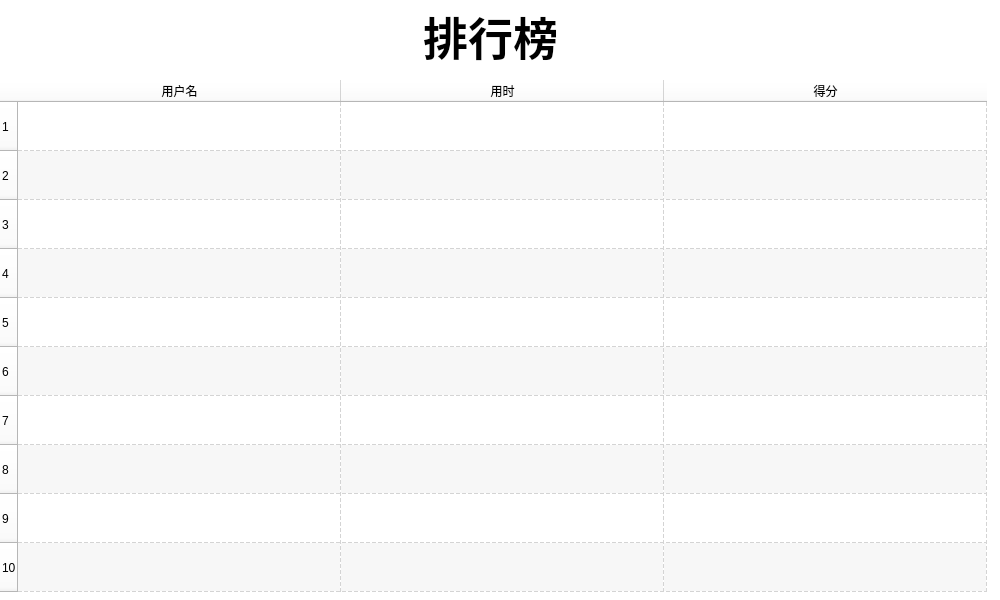
<?xml version="1.0" encoding="UTF-8"?>
<ui version="4.0">
 <class>Dialog</class>
 <widget class="QDialog" name="Dialog">
  <property name="geometry">
   <rect>
    <x>0</x>
    <y>0</y>
    <width>1000</width>
    <height>600</height>
   </rect>
  </property>
  <property name="windowTitle">
   <string>Dialog</string>
  </property>
  <property name="styleSheet">
   <string notr="true">background-color:rgb(255, 255, 255)</string>
  </property>
  <widget class="QTableWidget" name="tableWidget">
   <property name="geometry">
    <rect>
     <x>0</x>
     <y>80</y>
     <width>1001</width>
     <height>521</height>
    </rect>
   </property>
   <property name="styleSheet">
    <string notr="true">border:none</string>
   </property>
   <property name="dragEnabled">
    <bool>false</bool>
   </property>
   <property name="alternatingRowColors">
    <bool>true</bool>
   </property>
   <property name="textElideMode">
    <enum>Qt::ElideNone</enum>
   </property>
   <property name="showGrid">
    <bool>true</bool>
   </property>
   <property name="gridStyle">
    <enum>Qt::DashLine</enum>
   </property>
   <property name="sortingEnabled">
    <bool>false</bool>
   </property>
   <property name="wordWrap">
    <bool>true</bool>
   </property>
   <attribute name="horizontalHeaderDefaultSectionSize">
    <number>323</number>
   </attribute>
   <attribute name="horizontalHeaderMinimumSectionSize">
    <number>323</number>
   </attribute>
   <attribute name="verticalHeaderDefaultSectionSize">
    <number>49</number>
   </attribute>
   <attribute name="verticalHeaderMinimumSectionSize">
    <number>30</number>
   </attribute>
   <row>
    <property name="text">
     <string>1</string>
    </property>
   </row>
   <row>
    <property name="text">
     <string>2</string>
    </property>
   </row>
   <row>
    <property name="text">
     <string>3</string>
    </property>
   </row>
   <row>
    <property name="text">
     <string>4</string>
    </property>
   </row>
   <row>
    <property name="text">
     <string>5</string>
    </property>
   </row>
   <row>
    <property name="text">
     <string>6</string>
    </property>
   </row>
   <row>
    <property name="text">
     <string>7</string>
    </property>
   </row>
   <row>
    <property name="text">
     <string>8</string>
    </property>
   </row>
   <row>
    <property name="text">
     <string>9</string>
    </property>
   </row>
   <row>
    <property name="text">
     <string>10</string>
    </property>
   </row>
   <column>
    <property name="text">
     <string>用户名</string>
    </property>
   </column>
   <column>
    <property name="text">
     <string>用时</string>
    </property>
   </column>
   <column>
    <property name="text">
     <string>得分</string>
    </property>
   </column>
  </widget>
  <widget class="QLabel" name="label">
   <property name="geometry">
    <rect>
     <x>350</x>
     <y>10</y>
     <width>281</width>
     <height>51</height>
    </rect>
   </property>
   <property name="styleSheet">
    <string notr="true">font-size:45px;
text-align:center;
font-weight:bold;</string>
   </property>
   <property name="text">
    <string>排行榜</string>
   </property>
   <property name="alignment">
    <set>Qt::AlignCenter</set>
   </property>
  </widget>
 </widget>
 <resources/>
 <connections/>
</ui>
